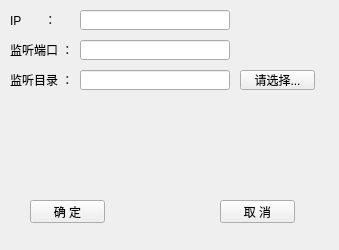
<?xml version="1.0" encoding="UTF-8"?>
<ui version="4.0">
 <class>configureForm</class>
 <widget class="QWidget" name="configureForm">
  <property name="geometry">
   <rect>
    <x>0</x>
    <y>0</y>
    <width>339</width>
    <height>250</height>
   </rect>
  </property>
  <property name="windowTitle">
   <string>Form</string>
  </property>
  <widget class="QLabel" name="label">
   <property name="geometry">
    <rect>
     <x>10</x>
     <y>40</y>
     <width>70</width>
     <height>20</height>
    </rect>
   </property>
   <property name="text">
    <string>监听端口 ：</string>
   </property>
  </widget>
  <widget class="QLineEdit" name="listenPortLineEdit">
   <property name="geometry">
    <rect>
     <x>80</x>
     <y>40</y>
     <width>150</width>
     <height>20</height>
    </rect>
   </property>
   <property name="inputMethodHints">
    <set>Qt::ImhDigitsOnly</set>
   </property>
  </widget>
  <widget class="QLineEdit" name="listenDirectoryLineEdit">
   <property name="geometry">
    <rect>
     <x>80</x>
     <y>70</y>
     <width>150</width>
     <height>20</height>
    </rect>
   </property>
  </widget>
  <widget class="QLabel" name="label_2">
   <property name="geometry">
    <rect>
     <x>10</x>
     <y>70</y>
     <width>60</width>
     <height>20</height>
    </rect>
   </property>
   <property name="text">
    <string>监听目录 ：</string>
   </property>
  </widget>
  <widget class="QPushButton" name="selectButton">
   <property name="geometry">
    <rect>
     <x>240</x>
     <y>70</y>
     <width>75</width>
     <height>20</height>
    </rect>
   </property>
   <property name="text">
    <string>请选择...</string>
   </property>
  </widget>
  <widget class="QPushButton" name="confirmButton">
   <property name="geometry">
    <rect>
     <x>30</x>
     <y>200</y>
     <width>75</width>
     <height>23</height>
    </rect>
   </property>
   <property name="text">
    <string>确 定</string>
   </property>
  </widget>
  <widget class="QPushButton" name="cancelButton">
   <property name="geometry">
    <rect>
     <x>220</x>
     <y>200</y>
     <width>75</width>
     <height>23</height>
    </rect>
   </property>
   <property name="text">
    <string>取 消</string>
   </property>
  </widget>
  <widget class="QLineEdit" name="ipLineEdit">
   <property name="geometry">
    <rect>
     <x>80</x>
     <y>10</y>
     <width>150</width>
     <height>20</height>
    </rect>
   </property>
  </widget>
  <widget class="QLabel" name="label_3">
   <property name="geometry">
    <rect>
     <x>10</x>
     <y>10</y>
     <width>60</width>
     <height>20</height>
    </rect>
   </property>
   <property name="text">
    <string>IP       ：</string>
   </property>
  </widget>
 </widget>
 <resources/>
 <connections/>
</ui>
